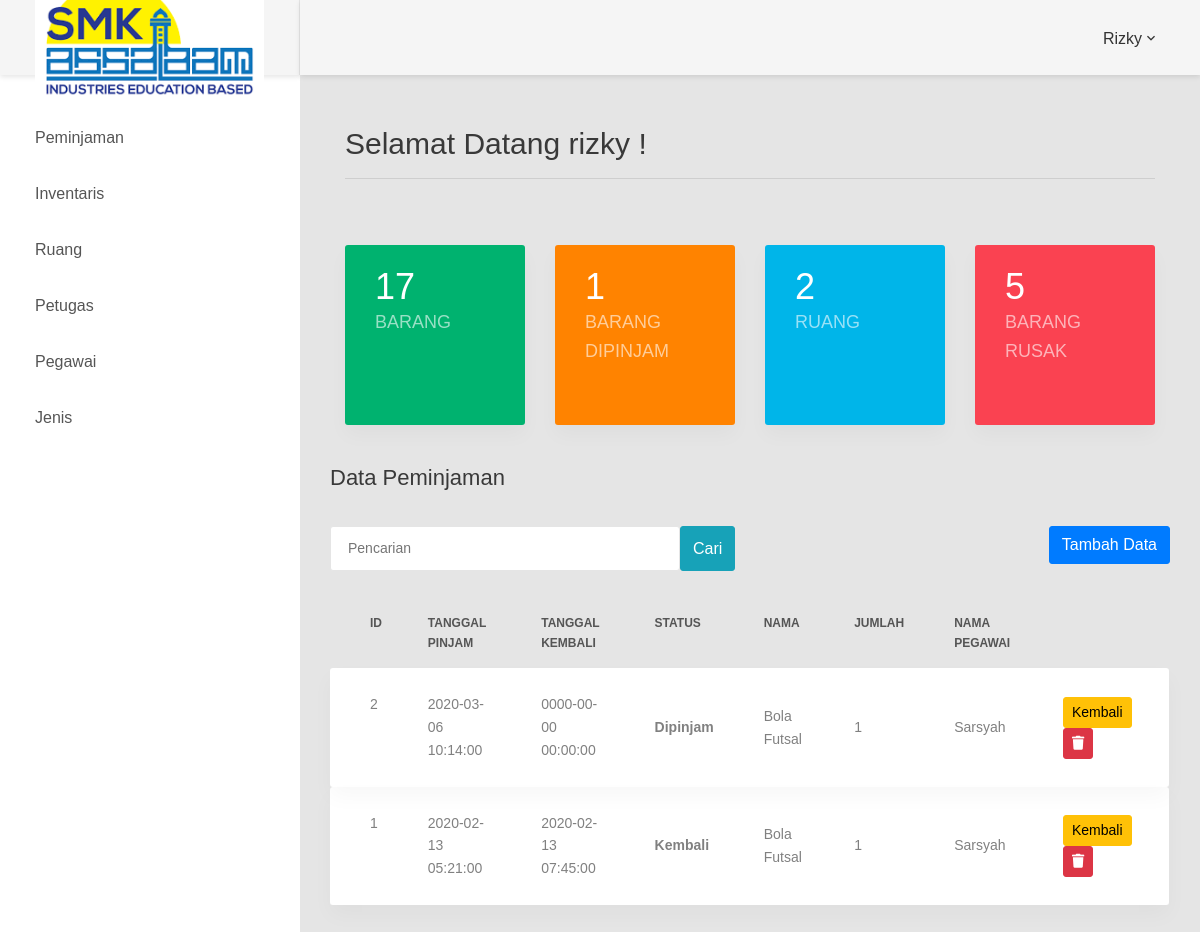
The page /index.php?page=admin (signed in) on the database its author committed.
### tables this page shows
CREATE TABLE `detail_pinjam` (
  `ID_DETAIL_PINJAM` int(5) NOT NULL,
  `ID_PEMINJAMAN` int(5) DEFAULT NULL,
  `ID_INVENTARIS` int(5) DEFAULT NULL,
  `JUMLAH_DETAIL` varchar(30) DEFAULT NULL,
  `ID_PEGAWAI` int(5) DEFAULT NULL
);

CREATE TABLE `peminjaman` (
  `ID_PEMINJAMAN` int(5) NOT NULL,
  `TANGGAL_PINJAM` datetime DEFAULT NULL,
  `TANGGAL_KEMBALI` datetime DEFAULT NULL,
  `STATUS_PEMINJAMAN` varchar(30) DEFAULT NULL,
  `ID_PEGAWAI` int(5) NOT NULL
);

CREATE TABLE `inventaris` (
  `ID_INVENTARIS` int(11) NOT NULL,
  `ID_PETUGAS` int(5) DEFAULT NULL,
  `ID_RUANG` int(5) DEFAULT NULL,
  `ID_JENIS` int(5) DEFAULT NULL,
  `NAMA` varchar(30) DEFAULT NULL,
  `KONDISI` varchar(30) DEFAULT NULL,
  `KETERANGAN_INVENTARIS` varchar(30) DEFAULT NULL,
  `JUMLAH` varchar(30) DEFAULT NULL,
  `TANGGAL_REGISTER` date DEFAULT NULL,
  `KODE_INVENTARIS` varchar(30) DEFAULT NULL
);

CREATE TABLE `pegawai` (
  `ID_PEGAWAI` int(5) NOT NULL,
  `NAMA_PEGAWAI` varchar(30) DEFAULT NULL,
  `NIP` varchar(30) DEFAULT NULL,
  `ALAMAT` varchar(50) DEFAULT NULL
);

### modul/peminjaman/index.php (the view, shortened to what this page needs)
<section class="statistic statistic2">
    <div class="container">
        <div class="row">
            <?php  $query=mysqli_query($mysqli, "SELECT SUM(JUMLAH) FROM inventaris")or die('Ada kesalahan pada query insert: '.mysqli_error($mysqli));
            $data=mysqli_fetch_assoc($query)
            ?>
            <div class="col-md-6 col-lg-3">
                <div class="statistic__item statistic__item--green">
                    <h2 class="number"><?php echo $data['SUM(JUMLAH)']; ?></h2>
                    <span class="desc">Barang</span>
                </div>
            </div>
            <div class="col-md-6 col-lg-3">
                <div class="statistic__item statistic__item--orange">
                    <h2 class="number">
                       <?php
                       $query=mysqli_query($mysqli, "SELECT SUM(JUMLAH_DETAIL) FROM detail_pinjam
                        LEFT JOIN peminjaman ON peminjaman.ID_PEMINJAMAN=detail_pinjam.ID_PEMINJAMAN WHERE peminjaman.STATUS_PEMINJAMAN = 'Dipinjam' ORDER BY peminjaman.ID_PEMINJAMAN DESC ")or die('Ada kesalahan pada query insert: '.mysqli_error($mysqli));
                       while ($data = mysqli_fetch_assoc($query)) {
                        echo $data['SUM(JUMLAH_DETAIL)'];
                    }
                    ?>
                </h2>
                <span class="desc">barang dipinjam</span>
            </div>
        </div>
        <?php
        $query = mysqli_query($mysqli, "SELECT  * FROM ruang ORDER BY NAMA_RUANG DESC");
        $data=mysqli_num_rows($query);
        ?>
        <div class="col-md-6 col-lg-3">
            <div class="statistic__item statistic__item--blue">
                <h2 class="number"><?php echo $data; ?></h2>
                <span class="desc">Ruang</span>
            </div>
        </div>
        <div class="col-md-6 col-lg-3">
            <?php
            $query=mysqli_query($mysqli, "SELECT SUM(JUMLAH) FROM inventaris where KONDISI = 'rusak' ")or die('Ada kesalahan pada query insert: '.mysqli_error($mysqli));
            while($data=mysqli_fetch_assoc($query)){
                ?>
                <div class="statistic__item statistic__item--red">
                    <h2 class="number"><?php echo $data['SUM(JUMLAH)']; ?></h2>
                    <span class="desc">barang rusak</span>
                </div>
                <?php } ?>
            </div>
        </div>
    </div>
</section>
<div class="row">
    <div class="col-md-12">
        <h3 class="title-5 m-b-35">Data Peminjaman</h3>
        <div class="table-data__tool">
         <form class="form-header" action="" method="POST">
            <input class="au-input au-input--xl" type="text" name="cari"  placeholder="Pencarian" />
            <button class="btn btn-info" type="submit" name="pencarian">Cari</button>
        </form>
        <div class="table-data__tool-right">
            <a href="index.php?page=tambah_peminjaman">
             <button class="btn btn-primary">Tambah Data</button>
         </a>
     </div>
 </div>
 <div class="table-responsive table-responsive-data2">
    <table class="table table-data2">
        <thead>
            <tr>
                <th>id</th>
                <th>tanggal pinjam</th>
                <th>tanggal kembali</th>
                <th>status</th>
                <th>nama</th>
                <th>jumlah</th>
                <th>nama pegawai</th>
            </tr>
        </thead>
        <tbody>
         <?php
         if(isset($_POST['pencarian']))
         {
            $cari = $_POST['cari'];
            $query=mysqli_query($mysqli, "SELECT detail_pinjam.*, peminjaman.*, inventaris.*, pegawai.* FROM detail_pinjam
                LEFT JOIN peminjaman ON peminjaman.ID_PEMINJAMAN=detail_pinjam.ID_PEMINJAMAN
                LEFT JOIN inventaris ON inventaris.ID_INVENTARIS=detail_pinjam.ID_INVENTARIS
                LEFT JOIN pegawai ON pegawai.ID_PEGAWAI=peminjaman.ID_PEGAWAI WHERE NAMA like '%$cari%' OR peminjaman.ID_PEMINJAMAN like '%$cari%' OR peminjaman.TANGGAL_PINJAM like '%$cari%' OR peminjaman.TANGGAL_KEMBALI like '%$cari%' OR peminjaman.STATUS_PEMINJAMAN like '%$cari%' ORDER BY peminjaman.ID_PEMINJAMAN DESC")or die('Ada kesalahan pada query insert: '.mysqli_error($mysqli));
        }
        else{
            $query=mysqli_query($mysqli, "SELECT detail_pinjam.*, peminjaman.*, inventaris.*, pegawai.* FROM detail_pinjam
                LEFT JOIN peminjaman ON peminjaman.ID_PEMINJAMAN=detail_pinjam.ID_PEMINJAMAN
                LEFT JOIN inventaris ON inventaris.ID_INVENTARIS=detail_pinjam.ID_INVENTARIS
                LEFT JOIN pegawai ON pegawai.ID_PEGAWAI=peminjaman.ID_PEGAWAI ORDER BY peminjaman.ID_PEMINJAMAN DESC ")or die('Ada kesalahan pada query insert: '.mysqli_error($mysqli));
        }
        while ($data = mysqli_fetch_assoc($query)) {
            ?>
            <tr class="tr-shadow">
                <td><?php echo $data['ID_PEMINJAMAN']; ?></td>
                <td><?php echo $data['TANGGAL_PINJAM']; ?></td>
                <td><?php echo $data['TANGGAL_KEMBALI']; ?></td>
                <td><strong><?php echo $data['STATUS_PEMINJAMAN']; ?></strong></td>
                <td><?php echo $data['NAMA']; ?></td>
                <td><?php echo $data['JUMLAH_DETAIL']; ?></td>
                <td><?php echo $data['NAMA_PEGAWAI']; ?></td>
                <td>
                    <a data-toggle="tooltip" data-placement="top" title="kembali" class="btn btn-warning btn-sm" href="index.php?page=kembali_peminjaman&id_peminjaman=<?php echo $data['ID_PEMINJAMAN'] ?>&id_inventaris=<?php echo $data['ID_INVENTARIS'] ?>&jumlah_detail=<?php echo $data['JUMLAH_DETAIL'] ?>
                        " >
                        <button>Kembali</button>
                    </a>
                    <a data-toggle="tooltip" data-placement="top" title="delete" class="btn btn-danger btn-sm" href="index.php?page=peminjaman&delete=<?php echo $data['ID_PEMINJAMAN']; ?>&delete2=<?php echo $data['ID_DETAIL_PINJAM']; ?>" onclick="return confirm('apakah anda yakin untuk delete <?php echo $data['NAMA_PETUGAS']; ?> ?')">
                        <i class="fas fa-trash"></i>
                    </td>
                </tr>
                <?php } ?>
            </tbody>
        </table>
    </div>
</div>
</div>

### index.php (shortened to what this page needs)
<!DOCTYPE html>
<html lang="en">
<head>
    <link href="assets/css/font-face.css" rel="stylesheet" media="all">
    <link href="assets/font-awesome-4.7/css/font-awesome.min.css" rel="stylesheet" media="all">
    <link href="assets/font-awesome-5/css/fontawesome-all.min.css" rel="stylesheet" media="all">
    <link href="assets/mdi-font/css/material-design-iconic-font.min.css" rel="stylesheet" media="all">
    <link href="assets/bootstrap-4.1/bootstrap.min.css" rel="stylesheet" media="all">
    <link href="assets/animsition/animsition.min.css" rel="stylesheet" media="all">
    <link href="assets/bootstrap-progressbar/bootstrap-progressbar-3.3.4.min.css" rel="stylesheet" media="all">
    <link href="assets/wow/animate.css" rel="stylesheet" media="all">
    <link href="assets/css-hamburgers/hamburgers.min.css" rel="stylesheet" media="all">
    <link href="assets/slick/slick.css" rel="stylesheet" media="all">
    <link href="assets/select2/select2.min.css" rel="stylesheet" media="all">
    <link href="assets/perfect-scrollbar/perfect-scrollbar.css" rel="stylesheet" media="all">
    <link href="assets/css/theme.css" rel="stylesheet" media="all">
</head>
<body class="">
    <div class="page-wrapper">
        <?php include 'sidebar.php'; ?>
        <div class="page-container">
            <?php include 'header.php'; ?>
            <div class="main-content">
                <div class="section__content section__content--p30">
                    <?php include 'page.php'; ?>
                </div>
            </div>
            <br><br><br>
        </div>
    </div>
</body>
</html>

### sidebar.php (shortened to what this page needs)
<aside class="menu-sidebar d-none d-lg-block">
    <div class="logo">
        <a href="index.php?page=home">
            <img src="images/foto.png" width="250">
        </a>
    </div>
    <nav class="navbar-sidebar">
        <ul class="list-unstyled navbar__list">
            <li>
                <a href="index.php?page=peminjaman">Peminjaman</a>
            </li>
        </ul>
        <ul class="list-unstyled navbar__list">
            <li>
                <a href="index.php?page=inventaris">Inventaris</a>
            </li>
        </ul>
        <ul class="list-unstyled navbar__list">
            <li>
                <a href="index.php?page=ruang">Ruang</a>
            </li>
        </ul>
        <ul class="list-unstyled navbar__list">
            <li>
                <a href="index.php?page=petugas">Petugas</a>
            </li>
        </ul>
        <ul class="list-unstyled navbar__list">
            <li>
                <a href="index.php?page=pegawai">Pegawai</a>
            </li>
        </ul>
        <ul class="list-unstyled navbar__list">
            <li>
                <a href="index.php?page=jenis">Jenis</a>
            </li>
        </ul>
    </nav>
</aside>

### header.php (shortened to what this page needs)
<header class="header-desktop">
    <div class="section__content section__content--p30">
        <div class="container-fluid">
            <div class="header-wrap">
                <div class="header-button">
                    <div class="account-wrap">
                        <div class="account-item clearfix js-item-menu">
                            <div class="content">
                                <a class="js-acc-btn" href="#"><?php echo $_SESSION['nama_petugas']; ?></a>
                            </div>
                            </div>
                        </div>
                    </div>
                </div>
            </div>
        </div>
    </header>

### page.php (shortened to what this page needs)
<?php
if(isset($_GET['page'])){
	$page = $_GET['page'];
	switch ($page) {
		case 'admin':
		include 'home.php';
		break;
	}
}else{
	include "home.php";
}
?>

### home.php
 <section class="welcome p-t-10">
    <div class="container">
        <div class="row">
            <div class="col-md-12">
                <h1 class="title-4">Selamat Datang <?php echo $_SESSION['nama_petugas']; ?> ! </h1>
                <hr>
            </div>
        </div>
    </div>
</section>
<?php include 'modul/peminjaman/index.php'; ?>

### rows shown on the page
detail_pinjam: ID_PEMINJAMAN.ID_PEMINJAMAN "2", ID_PEMINJAMAN.TANGGAL_PINJAM "2020-03-06 10:14:00", ID_PEMINJAMAN.TANGGAL_KEMBALI "0000-00-00 00:00:00", ID_PEMINJAMAN.STATUS_PEMINJAMAN "Dipinjam", ID_INVENTARIS.NAMA "Bola Futsal", JUMLAH_DETAIL "1", ID_PEGAWAI.NAMA_PEGAWAI "Sarsyah"
detail_pinjam: ID_PEMINJAMAN.ID_PEMINJAMAN "1", ID_PEMINJAMAN.TANGGAL_PINJAM "2020-02-13 05:21:00", ID_PEMINJAMAN.TANGGAL_KEMBALI "2020-02-13 07:45:00", ID_PEMINJAMAN.STATUS_PEMINJAMAN "Kembali", ID_INVENTARIS.NAMA "Bola Futsal", JUMLAH_DETAIL "1", ID_PEGAWAI.NAMA_PEGAWAI "Sarsyah"

### other values the page prints
$_SESSION['nama_petugas'] "Rizky"
$_SESSION['nama_petugas'] "rizky"
$data['SUM(JUMLAH)'] "17"
$data['SUM(JUMLAH_DETAIL)'] "1"
$data "2"
$data['SUM(JUMLAH)'] "5"
